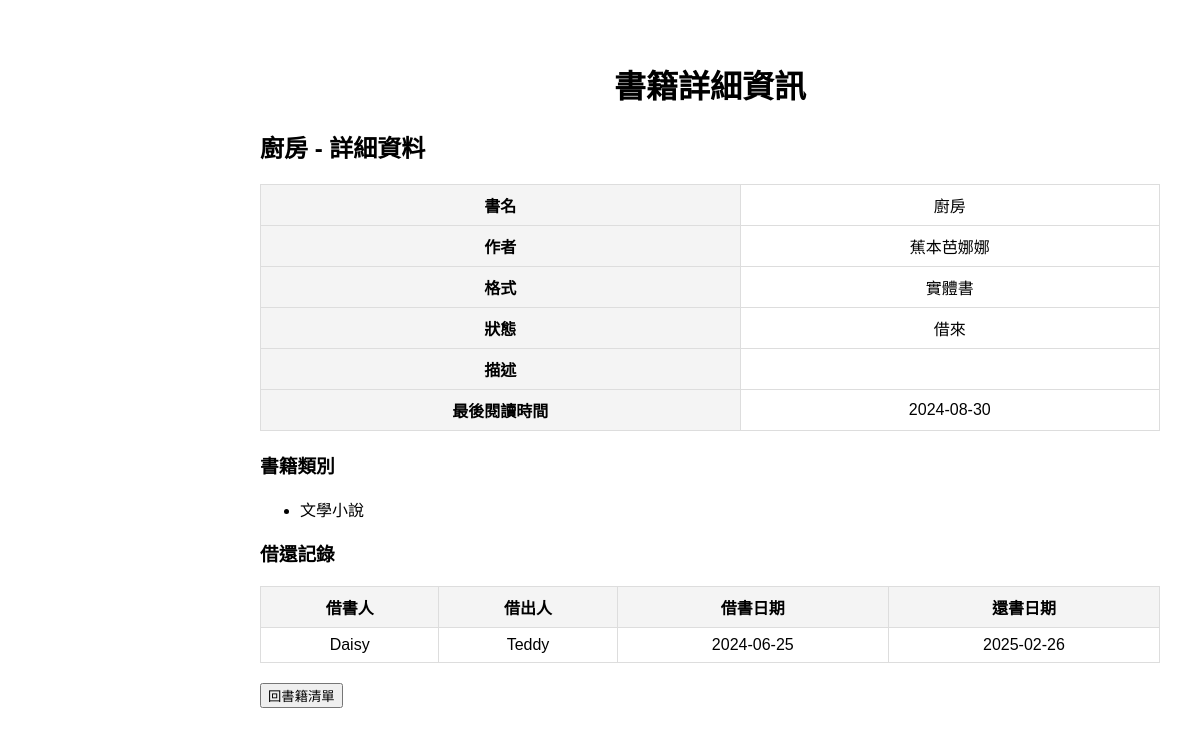
The app's page /book_details.php?id=3 with its own data.
### tables this page shows
create table Books(
book_id INT AUTO_INCREMENT PRIMARY KEY,       
book_name VARCHAR(255) NOT NULL,              
author VARCHAR(255),                          
format ENUM('電子書', '實體書') NOT NULL,     
status ENUM('自購','借來','借出'),            
description TEXT,                             
last_read_time DATE                           
);

CREATE TABLE Categories (
    category_id INT AUTO_INCREMENT PRIMARY KEY,  
    name VARCHAR(50) NOT NULL UNIQUE             
);

CREATE TABLE Loans (
    loan_id INT AUTO_INCREMENT PRIMARY KEY,   
    book_id INT NOT NULL,                     
    borrower_id INT NOT NULL,                 
    lender_id INT NOT NULL,                   
    borrow_date DATE NOT NULL,                
    due_date DATE NOT NULL,                   
    FOREIGN KEY (book_id) REFERENCES Books(book_id) ON DELETE CASCADE,
    FOREIGN KEY (borrower_id) REFERENCES Users(user_id) ON DELETE CASCADE,
    FOREIGN KEY (lender_id) REFERENCES Users(user_id) ON DELETE CASCADE
);

create table Users (
    user_id INT AUTO_INCREMENT PRIMARY KEY,   
    name VARCHAR(100) NOT NULL,               
    email VARCHAR(100) UNIQUE,                
    phone CHAR(10)                            
);

### book_details.php (the view, shortened to what this page needs)
<?php
include 'db.php';
$book_id = isset($_GET['id']) ? (int)$_GET['id'] : 0;
$book_details_sql = "
    SELECT * FROM Books WHERE book_id = $book_id
";
$book_details_result = $conn->query($book_details_sql);
$book = $book_details_result->fetch_assoc();
$loans_sql = "
    SELECT
        Borrower.name AS borrower_name,
        Lender.name AS lender_name,
        borrow_date,
        due_date
    FROM Loans
    INNER JOIN Users AS Borrower ON Loans.borrower_id = Borrower.user_id
    INNER JOIN Users AS Lender ON Loans.lender_id = Lender.user_id
    WHERE Loans.book_id = $book_id
";
$loans_result = $conn->query($loans_sql);
$categories_sql = "
    SELECT Categories.name
    FROM Book_Categories
    INNER JOIN Categories ON Book_Categories.category_id = Categories.category_id
    WHERE Book_Categories.book_id = $book_id
";
$categories_result = $conn->query($categories_sql);
?>
<!DOCTYPE html>
<html lang="zh-TW">
<head>
    <link rel="stylesheet" href="assets/styles.css">
</head>
<body>
<div class="content">
    <h1>書籍詳細資訊</h1>
    <?php if ($book) { ?>
        <h2><?php echo $book['book_name']; ?> - 詳細資料</h2>
        <table class="details-table">
            <tr>
                <th>書名</th>
                <td><?php echo $book['book_name']; ?></td>
            </tr>
            <tr>
                <th>作者</th>
                <td><?php echo $book['author']; ?></td>
            </tr>
            <tr>
                <th>格式</th>
                <td><?php echo $book['format']; ?></td>
            </tr>
            <tr>
                <th>狀態</th>
                <td><?php echo $book['status']; ?></td>
            </tr>
            <tr>
                <th>描述</th>
                <td><?php echo nl2br($book['description']); ?></td>
            </tr>
            <tr>
                <th>最後閱讀時間</th>
                <td><?php echo $book['last_read_time']; ?></td>
            </tr>
        </table>
        <h3>書籍類別</h3>
        <ul>
            <?php while ($category = $categories_result->fetch_assoc()) { ?>
                <li><?php echo $category['name']; ?></li>
            <?php } ?>
        </ul>
        <h3>借還記錄</h3>
        <table class="details-table">
            <tr>
                <th>借書人</th>
                <th>借出人</th>
                <th>借書日期</th>
                <th>還書日期</th>
            </tr>
            <?php
            if ($loans_result->num_rows > 0) {
                while ($loan = $loans_result->fetch_assoc()) {
                    echo "<tr>";
                    echo "<td>" . $loan['borrower_name'] . "</td>";
                    echo "<td>" . $loan['lender_name'] . "</td>";
                    echo "<td>" . $loan['borrow_date'] . "</td>";
                    echo "<td>" . $loan['due_date'] . "</td>";
                    echo "</tr>";
                }
            } else {
                echo "<tr><td colspan='4'>目前沒有借還記錄</td></tr>";
            }
            ?>
        </table>
    <?php } else { ?>
        <p>找不到該書籍的資料。</p>
    <?php } ?>
    <a href="index.php"><button>回書籍清單</button></a>
</div>
</body>
</html>

### assets/styles.css (style rules this page uses)
body { font-family: Arial, sans-serif; margin: 20px; }
h1 { text-align: center; }
table { width: 100%; border-collapse: collapse; margin: 20px 0; }
th, td { border: 1px solid black; padding: 8px; text-align: center; }

### book_details.php (style rules this page uses)
.content { margin-left: 220px; padding: 20px; }
.details-table { width: 100%; border-collapse: collapse; }
.details-table th, .details-table td { border: 1px solid #ddd; padding: 8px; }
.details-table th { background-color: #f4f4f4; }

### records on screen
books: book_name "廚房", author "蕉本芭娜娜", format "實體書", status "借來", last_read_time "2024-08-30"
categories: name "文學小說"
loans: borrower.name "Daisy", lender.name "Teddy", borrow_date "2024-06-25", due_date "2025-02-26"
